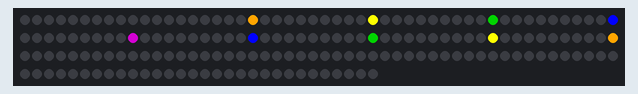
A sketch run on a simulated Arduino Uno, built with avr-gcc and run on an emulated ATmega328P. On the bench: 180 RGB LEDs in strip order, left to right, continuing on the next row.

Above: at 2.06 s.

The sketch:

prueba1.ino
```cpp
/// @file    Blink.ino
/// @brief   Blink the first LED of an LED strip
/// @example Blink.ino

#include <FastLED.h>

// How many leds in your strip?
#define NUM_LEDS 180

// For led chips like WS2812, which have a data line, ground, and power, you just
// need to define DATA_PIN.  For led chipsets that are SPI based (four wires - data, clock,
// ground, and power), like the LPD8806 define both DATA_PIN and CLOCK_PIN
// Clock pin only needed for SPI based chipsets when not using hardware SPI
#define DATA_PIN 8
#define CLOCK_PIN 13

// Define the array of leds
CRGB leds[NUM_LEDS];
int ledActual = 0;
void setup() {
    delay(2000);
    // Uncomment/edit one of the following lines for your leds arrangement.
    // ## Clockless types ##
    FastLED.addLeds<NEOPIXEL, DATA_PIN>(leds, NUM_LEDS);  // GRB ordering is assumed

}

void loop() {
  // Turn the LED on, then pause
  if( ledActual > 10) {
    leds[ledActual-10] = CRGB::Blue;
  }
  else{
    leds[ledActual+169] = CRGB::Blue;
  }

  if( ledActual > 20) {
    leds[ledActual -20] = CRGB::Violet;
  }
     else{
    leds[ledActual+159] = CRGB::Violet;
  }
  leds[ledActual] = CRGB::Red;
  FastLED.show();
  leds[19] = CRGB::Orange;
  leds[29] = CRGB::Yellow;
  leds[39] = CRGB::Green;
  leds[49] = CRGB::Blue;
  leds[59] = CRGB::Purple;
  leds[69] = CRGB::Blue;
  leds[79] = CRGB::Green;
  leds[89] = CRGB::Yellow;
  leds[99] = CRGB::Orange;
  delay(50);
  // Now turn the LED off, then pause
  leds[ledActual] = CRGB::Black;
  if( ledActual > 10) {
    leds[ledActual-10] = CRGB::Black;
  }
   else{
    leds[ledActual+169] = CRGB::Black;
  }
 if( ledActual > 20) {
    leds[ledActual -20] = CRGB::Black;
  }
    else{
    leds[ledActual+159] = CRGB::Black;
  }
    if( ledActual > 178) {
     ledActual = 0;
   }
  FastLED.show();
  delay(50);
  ledActual = ledActual +1;


}
```
